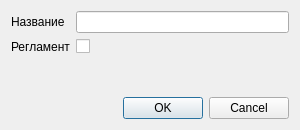
<?xml version="1.0" encoding="UTF-8"?>
<ui version="4.0">
 <class>Dialog</class>
 <widget class="QDialog" name="Dialog">
  <property name="geometry">
   <rect>
    <x>0</x>
    <y>0</y>
    <width>300</width>
    <height>130</height>
   </rect>
  </property>
  <property name="windowTitle">
   <string>Dialog</string>
  </property>
  <layout class="QVBoxLayout" name="verticalLayout">
   <item>
    <layout class="QFormLayout" name="formLayout">
     <item row="0" column="0">
      <widget class="QLabel" name="nameLabel">
       <property name="text">
        <string>Название</string>
       </property>
      </widget>
     </item>
     <item row="0" column="1">
      <widget class="QLineEdit" name="nameLineEdit"/>
     </item>
     <item row="1" column="0">
      <widget class="QLabel" name="reglamentLabel">
       <property name="text">
        <string>Регламент</string>
       </property>
      </widget>
     </item>
     <item row="1" column="1">
      <widget class="QCheckBox" name="reglamentCheckBox"/>
     </item>
    </layout>
   </item>
   <item>
    <widget class="QDialogButtonBox" name="buttonBox">
     <property name="orientation">
      <enum>Qt::Orientation::Horizontal</enum>
     </property>
     <property name="standardButtons">
      <set>QDialogButtonBox::StandardButton::Cancel|QDialogButtonBox::StandardButton::Ok</set>
     </property>
    </widget>
   </item>
  </layout>
 </widget>
 <resources/>
 <connections>
  <connection>
   <sender>buttonBox</sender>
   <signal>accepted()</signal>
   <receiver>Dialog</receiver>
   <slot>accept()</slot>
   <hints>
    <hint type="sourcelabel">
     <x>248</x>
     <y>254</y>
    </hint>
    <hint type="destinationlabel">
     <x>157</x>
     <y>274</y>
    </hint>
   </hints>
  </connection>
  <connection>
   <sender>buttonBox</sender>
   <signal>rejected()</signal>
   <receiver>Dialog</receiver>
   <slot>reject()</slot>
   <hints>
    <hint type="sourcelabel">
     <x>316</x>
     <y>260</y>
    </hint>
    <hint type="destinationlabel">
     <x>286</x>
     <y>274</y>
    </hint>
   </hints>
  </connection>
 </connections>
</ui>
